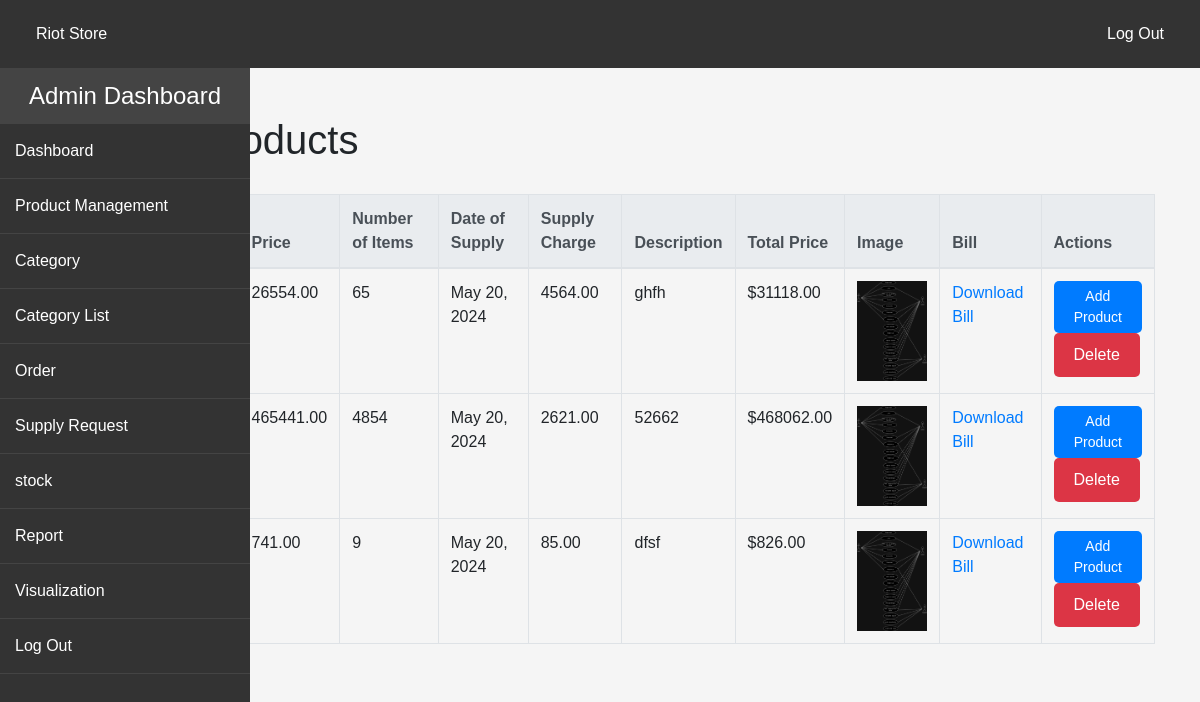
/in_stock/, run on the app's committed database.
### store/models/SupplierProduct.py (models this page shows, shortened)
class SupplierProduct(models.Model):
    STATUS_CHOICES = (
        ('Pending', 'Pending Approval'),
        ('Approved', 'Approved'),
    )
    product_name = models.CharField(max_length=100)
    price = models.DecimalField(max_digits=10, decimal_places=2)
    supply_charge = models.DecimalField(max_digits=10, decimal_places=2)
    number_of_items = models.PositiveIntegerField()
    date_of_supply = models.DateField()
    status = models.CharField(max_length=20, choices=STATUS_CHOICES, default='pending')
    description = models.TextField()
    image = models.ImageField(upload_to='supplier_images/', default='default_image.jpg')
    Supplier= models.ForeignKey(Supplier, on_delete=models.CASCADE)

### store/views/admincnt.py (the view, shortened to what this page needs)
# urls.py: path('in_stock/', InStockPageView.as_view(), name='in_stock_page'),
class InStockPageView(View):
    template_name = 'admins/in_stock.html'
    def get(self, request):
        cats = Category.objects.all()
        supplier_products = SupplierProduct.objects.all()
        context = {
            'in_stock_products': supplier_products,
            'c': cats
        }
        return render(request, self.template_name, context)

### store/context_processors.py (called while the page is built)
def zero_stock_products(request):
    products_with_zero_stock = Product.objects.filter(quantity=0)
    return {'zero_stock_products': products_with_zero_stock}

### store/models/supplier.py (called while the page is built)
    def __str__(self):
        return self.name

### store/templates/admins/in_stock.html (shortened to what this page needs)
{% extends 'admins/cphder.html' %}
{% load static %}
{% block maincontent %}
<link href="https://stackpath.bootstrapcdn.com/bootstrap/4.5.2/css/bootstrap.min.css" rel="stylesheet">
</head>
<body>
    <div class="container">
        <h1>In Stock Products</h1>
        <div class="table-responsive">
            <table class="table table-bordered">
                <thead class="thead-light">
                    <tr>
                        <th>Supplier Name</th>
                        <th>Product Name</th>
                        <th>Price</th>
                        <th>Number of Items</th>
                        <th>Date of Supply</th>
                        <th>Supply Charge</th>
                        <th>Description</th>
                        <th>Total Price</th>
                        <th>Image</th>
                        <th>Bill</th>
                        <th>Actions</th>
                    </tr>
                </thead>
                <tbody>
                    {% for product in in_stock_products %}
                        <tr>
                            <td>{{ product.Supplier }}</td>
                            <td>{{ product.product_name }}</td>
                            <td>{{ product.price }}</td>
                            <td>{{ product.number_of_items }}</td>
                            <td>{{ product.date_of_supply }}</td>
                            <td>{{ product.supply_charge }}</td>
                            <td>{{ product.description }}</td>
                            <td>${{ product.price|add:product.supply_charge|floatformat:"2" }}</td>
                            <td><img src="{{ product.image.url }}" alt="Product Image" class="product-image"></td>
                            <td><a href="{% url 'supplier_product_pdf' product_id=product.id %}">Download Bill</a></td>
                            <td>
                                <button class="openModalBtn btn btn-sm" data-modal-id="modal-{{ product.id }}">Add Product</button>
                                <form action="{% url 'delete_product' product.id %}" method="post">
                                    <button type="submit" class="btn-danger-custom">Delete</button>
                                </form>
                            </td>
                        </tr>
                    {% endfor %}
                </tbody>
            </table>
        </div>
    </div>
</body>
</html>
{% endblock maincontent %}

### store/templates/admins/cphder.html (style rules this page uses)
body { font-family: 'Arial', sans-serif; margin: 0; padding: 0; }

### store/templates/admins/in_stock.html (style rules this page uses)
body { font-family: Arial, sans-serif; margin: 0; padding: 0; background-color: #f5f5f5; }
h1 { margin-bottom: 30px; }
table { width: 100%; border-collapse: collapse; border-spacing: 0; }
th, td { padding: 8px; text-align: left; border-bottom: 1px solid #ddd; }
th { background-color: #f2f2f2; font-weight: bold; }
.product-image { max-width: 100px; max-height: 100px; }
.openModalBtn { padding: 10px 20px; background-color: #007bff; color: white; border: none; cursor: pointer; border-radius: 5px; font-size: 16px; transition: background-color 0.3s ease; }
form button { background-color: #28a745; color: white; padding: 10px 20px; border: none; cursor: pointer; border-radius: 5px; }
.btn-danger-custom { background-color: #dc3545; color: white; border: none; padding: 10px 20px; border-radius: 5px; cursor: pointer; }
.openModalBtn { padding: 5px 10px; background-color: #007bff; color: white; border: none; cursor: pointer; border-radius: 5px; font-size: 14px; transition: background-color 0.3s ease; }

### data on the page
SupplierProduct: price "26554.00", number_of_items "65", date_of_supply "May 20, 2024", supply_charge "4564.00", description "ghfh", price|add "31118.00", image (picture)
SupplierProduct: price "465441.00", number_of_items "4854", date_of_supply "May 20, 2024", supply_charge "2621.00", description "52662", price|add "468062.00", image (picture)
SupplierProduct: price "741.00", number_of_items "9", date_of_supply "May 20, 2024", supply_charge "85.00", description "dfsf", price|add "826.00", image (picture)
